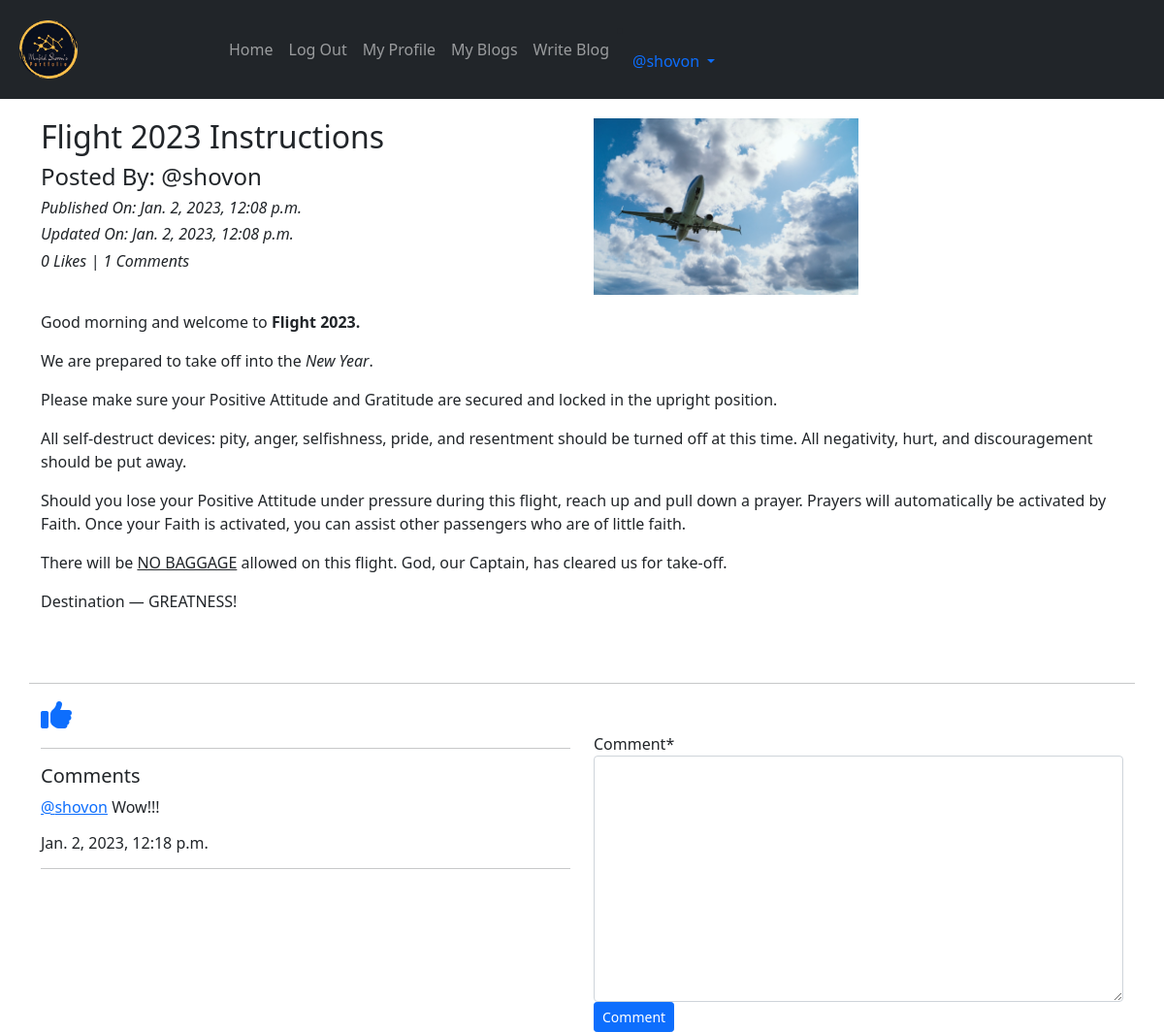
The page /blog/details/Flight-2023-Instructions-3c805975-aa20-4d16-9aff-37a84d3eb973 (signed in) on the database its author committed.
### Blog_App/models.py (models this page shows, shortened)
class Blog(models.Model):
    author = models.ForeignKey(User, on_delete=models.CASCADE, related_name='post_author')
    blog_title = models.CharField(max_length=264, verbose_name="Put a Title")
    slug = models.SlugField(max_length=264, unique=True)
    blog_content = RichTextField(blank=True, null=True)
    blog_image = models.ImageField(upload_to='blog_image', verbose_name='Image')
    publish_date = models.DateTimeField(auto_now_add=True)
    update_date = models.DateTimeField(auto_now=True)
    class Meta:
        ordering = ['-publish_date',]

class Comment(models.Model):
    blog = models.ForeignKey(Blog, on_delete=models.CASCADE, related_name='blog_comment')
    user = models.ForeignKey(User, on_delete=models.CASCADE, related_name='user_comment')
    comment = models.TextField()
    comment_date = models.DateTimeField(auto_now_add=True)
    class Meta:
        ordering = ['-comment_date',]

### Blog_App/views.py (the view, shortened to what this page needs)
# urls.py: path('details/<slug>', views.blog_details, name='blog_details'),
@login_required
def blog_details(request,slug):
    blog = Blog.objects.get(slug=slug)  #// my slug = published slug
    comment_form = CommentForm()
    already_liked = Likes.objects.filter(blog=blog, user=request.user)
    if already_liked:
        liked = True
    else:
        liked = False
    return render(request, 'Blog_App/blog_details.html', context={'blog':blog, 'comment_form':comment_form, 'liked':liked})

### Blog_App/forms.py
class CommentForm(forms.ModelForm):
    class Meta:
        model = Comment
        fields = ('comment',)

### templates/Blog_App/blog_details.html (shortened to what this page needs)
{% extends 'base.html' %}
{% load crispy_forms_tags %}
{% block body_block %}
    <div class="row">
        <div class="col-sm-6">
            <h2>{{blog.blog_title}}</h2>
            <h4>Posted By: @{{blog.author}}</h4>
            <h6><i>Published On: {{blog.publish_date}}</i></h6>
            <h6><i>Updated On: {{blog.update_date}}</i></h6>
            <h6><i>{{blog.liked_blog.count}} Likes | {{blog.blog_comment.count}} Comments</i></h6>
        </div>
        <div class="col-sm-6">
            <img src="/media/{{blog.blog_image}}" alt="" width="50%">
        </div>
        <p>
            {{blog.blog_content|safe}}
        </p>
        <hr>
    </div>
        {% if not liked %}
        <a href="{% url 'Blog_App:liked_post' pk=blog.pk %}">
           <i class="fa-solid fa-thumbs-up fa-2x"></i>
        </a>
        {% else %}
        <a href="{% url 'Blog_App:unliked_post' pk=blog.pk %}">
            <i class="fa-solid fa-thumbs-down fa-2x"></i>
        </a>
        {% endif %}
    <div class="row">
        <div class="col-sm-6">
            <hr>
            <h5>Comments</h5>
            {% for comment in blog.blog_comment.all  %}
            <p><a href="#">@{{comment.user}}</a> {{comment.comment}} <br> <h6>{{comment.comment_date}}</h6>
            <hr>
            </p>
            {% endfor %}
        </div>
        <div class="col-sm-6">
            <form method="POST">
                {{comment_form|crispy}}
                <button type="submit" class="btn btn-sm btn-primary">Comment</button>
            </form>
        </div>
    </div>
{% endblock body_block %}

### templates/base.html (shortened to what this page needs)
{% load static %}
<!DOCTYPE html>
<html lang="en">
<head>
    <link href="https://cdn.jsdelivr.net/npm/bootstrap@5.0.2/dist/css/bootstrap.min.css" rel="stylesheet">
</head>
<body>
    <nav class="navbar navbar-expand-lg navbar-dark bg-dark">
        <div class="container-fluid">
          <a class="navbar-brand m-2" href="#"><img src="/media/profile_image/LOGO2.png" alt="" width="30%"></a>
          <div class="collapse navbar-collapse" id="navbarNav">
            <ul class="navbar-nav">
              <li class="nav-item">
                <a class="nav-link" aria-current="page" href="{% url 'index' %}">Home</a>
              </li>
              {% if user.is_authenticated %}
              <li class="nav-item">
                <a class="nav-link" href="{% url 'Login_App:logout' %}">Log Out</a>
              </li>
              <li class="nav-item">
                <a class="nav-link" href="{% url 'Login_App:profile' %}">My Profile</a>
              </li>
              {% endif %}
              <li class="nav-item">
                <a class="nav-link" href="{% url 'Blog_App:my_blogs' %}">My Blogs</a>
              </li>
              <li class="nav-item">
                <a class="nav-link" href="{% url 'Blog_App:create_blog' %}">Write Blog</a>
              </li>
            </ul>
              <li class="nav-item dropdown">
                <a class="nav-link dropdown-toggle" href="#" id="navbarDropdown" role="button" data-bs-toggle="dropdown" aria-expanded="false">
                  @{{ user.username }}
                </a>
              </li>
          </div>
        </div>
      </nav>
        <div class="container" style="padding-top:20px">
          {% block body_block %}
        {% endblock %}
        </div>
</body>
</html>

### rows shown on the page
Blog: blog_title "Flight 2023 Instructions", author "shovon", publish_date "Jan. 2, 2023, 12:08 p.m.", update_date "Jan. 2, 2023, 12:08 p.m.", liked_blog.count "0", blog_comment.count "1", blog_image (picture), blog_content "Good morning and welcome to Flight 2023. We are prepared to take off into the New Year . Please make sure your Positive Attitude and Gratitude are secured and locked in the upright position. All self-destruct devices: pity, anger, selfishness, pride, and resentment should be turned off at this time. All negativity, hurt, and discouragement should be put away. Should you lose your Positive Attitude under pressure during this flight, reach up and pull down a prayer. Prayers will automatically be activated by Faith. Once your Faith is activated, you can assist other passengers who are of little faith. There will be NO BAGGAGE allowed on this flight. God, our Captain, has cleared us for…"
Comment: user "shovon", comment "Wow!!!", comment_date "Jan. 2, 2023, 12:18 p.m."

### other values the page prints
{{ user.username }} "shovon"
